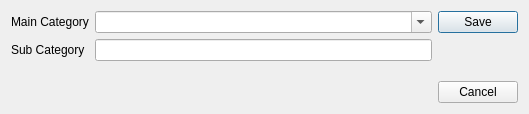
<?xml version="1.0" encoding="UTF-8"?>
<ui version="4.0">
 <class>dlg_category_edit</class>
 <widget class="QDialog" name="dlg_category_edit">
  <property name="geometry">
   <rect>
    <x>0</x>
    <y>0</y>
    <width>529</width>
    <height>114</height>
   </rect>
  </property>
  <property name="windowTitle">
   <string>Create or edit category</string>
  </property>
  <layout class="QHBoxLayout" name="horizontalLayout_2">
   <item>
    <layout class="QFormLayout" name="formLayout">
     <item row="0" column="0">
      <widget class="QLabel" name="label">
       <property name="text">
        <string>Main Category</string>
       </property>
      </widget>
     </item>
     <item row="1" column="0">
      <widget class="QLabel" name="label_2">
       <property name="text">
        <string>Sub Category</string>
       </property>
      </widget>
     </item>
     <item row="1" column="1">
      <widget class="QLineEdit" name="txt_subcategory"/>
     </item>
     <item row="0" column="1">
      <widget class="QComboBox" name="cmb_maincategory">
       <property name="editable">
        <bool>true</bool>
       </property>
      </widget>
     </item>
    </layout>
   </item>
   <item>
    <layout class="QVBoxLayout" name="verticalLayout_2">
     <item>
      <widget class="QPushButton" name="btn_save">
       <property name="text">
        <string>Save</string>
       </property>
      </widget>
     </item>
     <item>
      <spacer name="verticalSpacer">
       <property name="orientation">
        <enum>Qt::Vertical</enum>
       </property>
       <property name="sizeHint" stdset="0">
        <size>
         <width>20</width>
         <height>40</height>
        </size>
       </property>
      </spacer>
     </item>
     <item>
      <widget class="QPushButton" name="btn_close">
       <property name="text">
        <string>Cancel</string>
       </property>
      </widget>
     </item>
    </layout>
   </item>
  </layout>
 </widget>
 <resources/>
 <connections/>
</ui>
